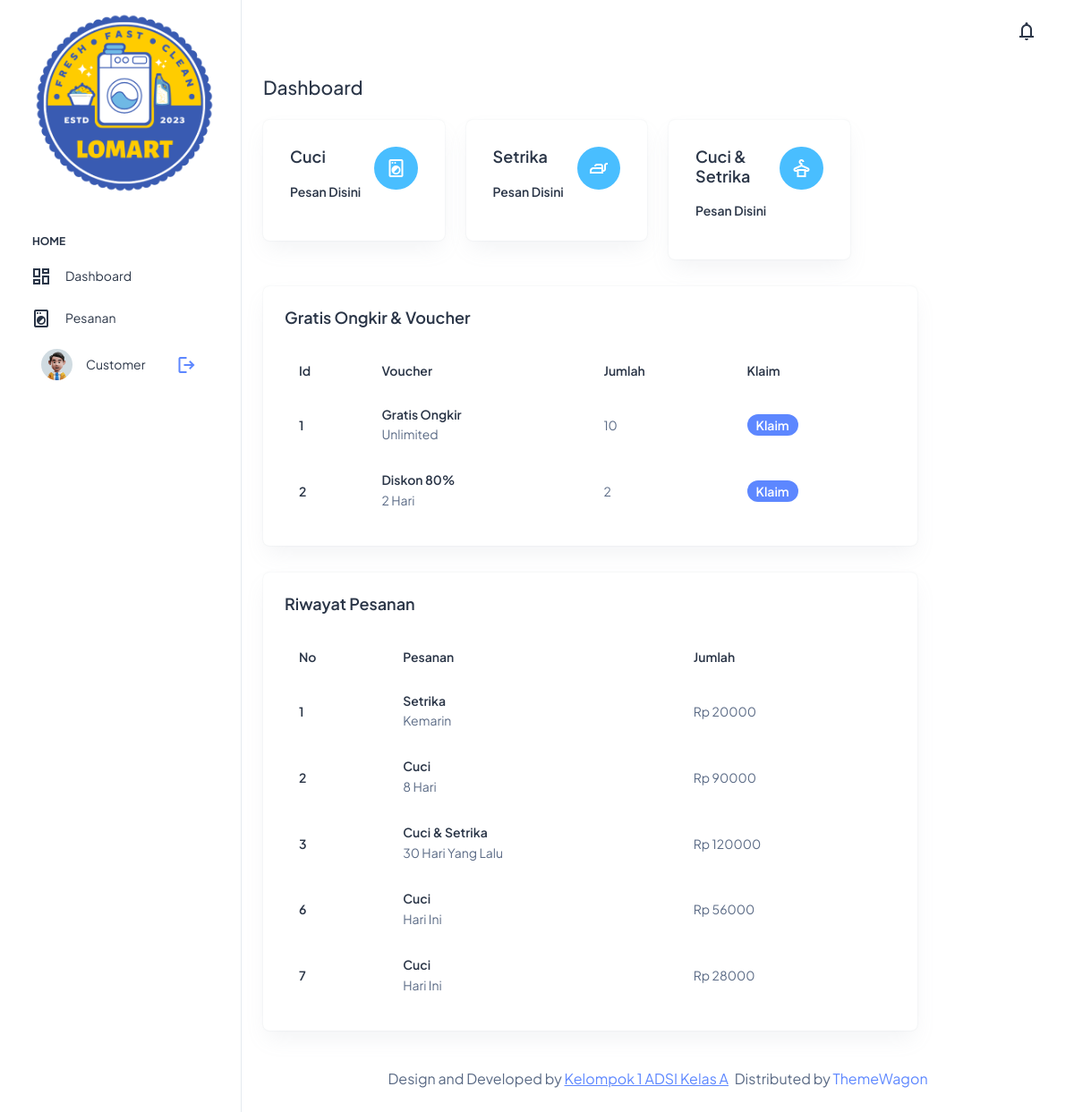
The page / on the database its author committed.
### tables this page shows
CREATE TABLE `rekap_pesanan` (
  `id_rekap` int(255) NOT NULL,
  `hari` date NOT NULL,
  `cuci` int(255) NOT NULL,
  `setrika` int(255) NOT NULL,
  `cuci_setrika` int(255) NOT NULL
);

CREATE TABLE `voucher` (
  `id_voucher` int(255) NOT NULL,
  `voucher` varchar(255) NOT NULL,
  `sisa_hari` varchar(255) NOT NULL,
  `jumlah` int(100) NOT NULL
);

CREATE TABLE `pesanan` (
  `id_pesanan` int(11) NOT NULL,
  `nama_customer` varchar(255) NOT NULL,
  `pesanan` varchar(255) NOT NULL,
  `alamat` varchar(255) NOT NULL,
  `hari` varchar(255) NOT NULL,
  `jumlah` int(100) NOT NULL,
  `prog_cuci` int(3) NOT NULL,
  `prog_setrika` int(3) NOT NULL,
  `prog_kirim` int(3) NOT NULL,
  `kode_mc` varchar(10) NOT NULL
);

### index.php (the view, shortened to what this page needs)
<!DOCTYPE html>
<html lang="en">
<head>
  <link rel="stylesheet" href="assets/css/styles.min.css" />
</head>
<body>
  <div class="page-wrapper" id="main-wrapper" data-layout="vertical" data-navbarbg="skin6" data-sidebartype="full"
    data-sidebar-position="fixed" data-header-position="fixed">
    <?php
    include 'left-sidebar.php'
      ?>
    <div class="body-wrapper">
      <header class="app-header">
        <nav class="navbar navbar-expand-lg navbar-light">
          <div class="navbar-collapse justify-content-end px-0" id="navbarNav">
            <ul class="navbar-nav flex-row ms-auto align-items-center justify-content-end">
              <li class="nav-item dropdown">
                <a class="nav-link nav-icon-hover" href="javascript:void(0)" id="drop2" data-bs-toggle="dropdown"
                  aria-expanded="false">
                  <span class="material-symbols-outlined">
                  </span>
                </a>
              </li>
            </ul>
          </div>
        </nav>
      </header>
      <div class="container-fluid">
        <div class="row">
          <h4 class="fw-bold mb-4">Dashboard</h4>
          <?php
          include "conn.php";
          $query_mysql = mysqli_query($mysqli, "SELECT * FROM rekap_pesanan WHERE id_rekap=1");
          while ($data = mysqli_fetch_array($query_mysql)) { ?>
            <div class="col-sm-4 col-lg-3">
              <a href="">
                <div class="card">
                  <div class="card-body">
                    <div class="row alig n-items-start">
                      <div class="col-8">
                        <h5 class="card-title mb-9 fw-semibold">Cuci</h5>
                        <h6 class="fw-semibold mb-3">
                          Pesan Disini
                        </h6>
                      </div>
                      <div class="col-4">
                        <div class="d-flex justify-content-end">
                          <div
                            class="text-white bg-secondary rounded-circle p-6 d-flex align-items-center justify-content-center">
                            <span class="material-symbols-outlined">
                            </span>
                          </div>
                        </div>
                      </div>
                    </div>
                  </div>
                </div>
              </a>
            </div>
            <div class="col-sm-4 col-lg-3">
              <a href="">
                <div class="card">
                  <div class="card-body">
                    <div class="row alig n-items-start">
                      <div class="col-8">
                        <h5 class="card-title mb-9 fw-semibold">Setrika</h5>
                        <h6 class="fw-semibold mb-3">
                          Pesan Disini
                        </h6>
                      </div>
                      <div class="col-4">
                        <div class="d-flex justify-content-end">
                          <div
                            class="text-white bg-secondary rounded-circle p-6 d-flex align-items-center justify-content-center">
                            <span class="material-symbols-outlined"> iron </span>
                          </div>
                        </div>
                      </div>
                    </div>
                  </div>
                </div>
              </a>
            </div>
            <div class="col-sm-4 col-lg-3">
              <a href="">
                <div class="card">
                  <div class="card-body">
                    <div class="row alig n-items-start">
                      <div class="col-8">
                        <h5 class="card-title mb-9 fw-semibold">
                          Cuci & Setrika
                        </h5>
                        <h6 class="fw-semibold mb-3">
                          Pesan Disini
                        </h6>
                      </div>
                      <div class="col-4">
                        <div class="d-flex justify-content-end">
                          <div
                            class="text-white bg-secondary rounded-circle p-6 d-flex align-items-center justify-content-center">
                            <span class="material-symbols-outlined">
                            </span>
                          </div>
                        </div>
                      </div>
                    </div>
                  </div>
                </div>
              </a>
            </div>
          </div>
          <?php
          }
          ?>
        <div class="row">
          <div class="col-lg-10 d-flex align-items-stretch">
            <div class="card w-100">
              <div class="card-body p-4">
                <h5 class="card-title fw-semibold mb-4">
                  Gratis Ongkir & Voucher
                </h5>
                <?php
                include "conn.php";
                $query_mysql = mysqli_query($mysqli, "SELECT * FROM voucher");
                ?>
                <div class="table-responsive">
                  <table class="table text-nowrap mb-0 align-middle">
                    <thead class="text-dark fs-4">
                      <tr>
                        <th class="border-bottom-0">
                          <h6 class="fw-semibold mb-0">Id</h6>
                        </th>
                        <th class="border-bottom-0">
                          <h6 class="fw-semibold mb-0">Voucher</h6>
                        </th>
                        <th class="border-bottom-0">
                          <h6 class="fw-semibold mb-0">Jumlah</h6>
                        </th>
                        <th class="border-bottom-0">
                          <h6 class="fw-semibold mb-0">Klaim</h6>
                        </th>
                      </tr>
                    </thead>
                    <?php
                    while ($data = mysqli_fetch_array($query_mysql)) {
                      ?>
                      <tbody>
                        <tr>
                          <td class="border-bottom-0">
                            <h6 class="fw-semibold mb-0">
                              <?php echo $data['id_voucher']; ?>
                            </h6>
                          </td>
                          <td class="border-bottom-0">
                            <h6 class="fw-semibold mb-1">
                              <?php echo $data['voucher']; ?>
                            </h6>
                            <span class="fw-normal">
                              <?php echo $data['sisa_hari']; ?>
                            </span>
                          </td>
                          <td class="border-bottom-0">
                            <p class="mb-0 fw-normal">
                              <?php echo $data['jumlah']; ?>
                            </p>
                          </td>
                          <td class="border-bottom-0">
                            <div class="d-flex align-items-center gap-2">
                              <span class="badge bg-primary rounded-3 fw-semibold">Klaim</span>
                            </div>
                          </td>
                        </tr>
                      </tbody>
                      <?php
                    }
                    ?>
                  </table>
                </div>
              </div>
            </div>
          </div>
        </div>
        <?php
        include "conn.php";
        $query_mysql = mysqli_query($mysqli, "SELECT * FROM pesanan");
        ?>
        <div class="row">
          <div class="col-lg-10 d-flex align-items-stretch">
            <div class="card w-100">
              <div class="card-body p-4">
                <h5 class="card-title fw-semibold mb-4">Riwayat Pesanan</h5>
                <div class="table-responsive">
                  <table class="table text-nowrap mb-0 align-middle">
                    <thead class="text-dark fs-4">
                      <tr>
                        <th class="border-bottom-0">
                          <h6 class="fw-semibold mb-0">No</h6>
                        </th>
                        <th class="border-bottom-0">
                          <h6 class="fw-semibold mb-0">Pesanan</h6>
                        </th>
                        <th class="border-bottom-0">
                          <h6 class="fw-semibold mb-0">Jumlah</h6>
                        </th>
                      </tr>
                    </thead>
                    <?php
                    while ($data = mysqli_fetch_array($query_mysql)) {
                      ?>
                      <tbody>
                        <tr>
                          <td class="border-bottom-0">
                            <h6 class="fw-semibold mb-0">
                              <?php echo $data['id_pesanan']; ?>
                            </h6>
                          </td>
                          <td class="border-bottom-0">
                            <h6 class="fw-semibold mb-1">
                              <?php echo $data['pesanan']; ?>
                            </h6>
                            <span class="fw-normal">
                              <?php echo $data['hari']; ?>
                            </span>
                          </td>
                          <td class="border-bottom-0">
                            <div class="d-flex align-items-center gap-2">
                              <span class="fw-normal">Rp
                                <?php echo $data['jumlah']; ?>
                              </span>
                            </div>
                          </td>
                        </tr>
                      <?php } ?>
                    </tbody>
                  </table>
                </div>
              </div>
            </div>
          </div>
        </div>
        <div class="py-6 px-6 text-center">
          <p class="mb-0 fs-4">
            Design and Developed by
            <a href="" target="_blank" class="pe-1 text-primary text-decoration-underline">Kelompok 1 ADSI
              Kelas A</a>
            Distributed by <a href="https://themewagon.com">ThemeWagon</a>
          </p>
        </div>
      </div>
    </div>
  </div>
</body>
</html>

### left-sidebar.php (shortened to what this page needs)
<aside class="left-sidebar">
  <div>
    <div class="brand-logo d-flex align-items-center justify-content-between">
      <a href="index.html" class="text-nowrap logo-img">
        <img src="assets/images/logos/logo-LOMART.png" width="230" alt="" />
      </a>
    </div>
    <nav class="sidebar-nav scroll-sidebar" data-simplebar="">
      <ul id="sidebarnav">
        <li class="nav-small-cap">
          <span class="hide-menu">Home</span>
        </li>
        <li class="sidebar-item">
          <a class="sidebar-link" href="index.php" aria-expanded="false">
            <span class="material-symbols-outlined">
            </span>
            <span class="hide-menu">Dashboard</span>
          </a>
        </li>
        <li class="sidebar-item">
          <a class="sidebar-link" href="pesanan.php" aria-expanded="false">
            <span class="material-symbols-outlined">
            </span>
            <span class="hide-menu">Pesanan</span>
          </a>
        </li>
        <li class="sidebar-item">
          <div class="container">
            <div class="row">
              <div class="col-sm">
                <a class="sidebar-link" href="sample-page.html" aria-expanded="false">
                  <span>
                    <img src="assets/images/profile/user-1.jpg" alt="" width="35" height="35" class="rounded-circle" />
                  </span>
                  <span class="hide-menu">Customer</span>
                </a>
              </div>
              <div class="col-sm mt-3">
                <a href="authentication-login.php">
                  <span class="material-symbols-outlined">
                  </span>
                </a>
              </div>
            </div>
          </div>
        </li>
      </ul>
    </nav>
</aside>

### rows shown on the page
voucher: id_voucher "1", voucher "Gratis Ongkir", sisa_hari "Unlimited", jumlah "10"
voucher: id_voucher "2", voucher "Diskon 80%", sisa_hari "2 Hari", jumlah "2"
pesanan: id_pesanan "1", pesanan "Setrika", hari "Kemarin", jumlah "20000"
pesanan: id_pesanan "2", pesanan "Cuci", hari "8 Hari", jumlah "90000"
pesanan: id_pesanan "3", pesanan "Cuci & Setrika", hari "30 Hari Yang Lalu", jumlah "120000"
pesanan: id_pesanan "6", pesanan "Cuci", hari "Hari Ini", jumlah "56000"
pesanan: id_pesanan "7", pesanan "Cuci", hari "Hari Ini", jumlah "28000"
